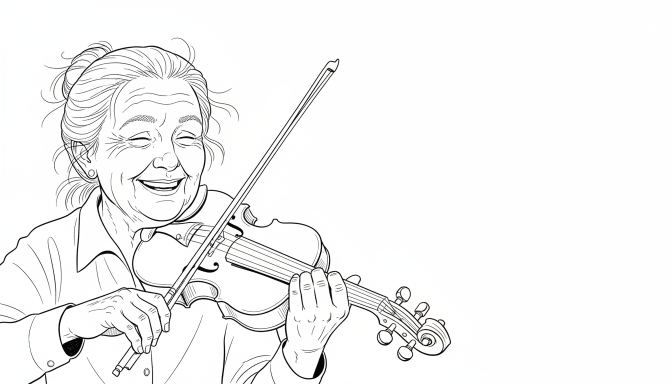
#> input picture dataset/panels/cu-line-1.png, 1344 x 768 px (shown at 1/2 size)
$ python ground_series.py build
#> lines starting #> are read from the running program, lines starting #| are printed output that depends on the picture
#!/usr/bin/env python3
"""Ground-value causal series (amendment A3) — variant builder + run driver.

`build`: derive the five ground-value variants of the base panel by global
linear luminance scale k ∈ {1.00, 0.90, 0.80, 0.65, 0.52}; write derived
recipe JSONs (source, transform verbatim, measured p90/black_frac) and copy
the source lineart layer per variant (a global value scale moves no geometry).

`run --engine E`: execute the 5 IDLE cells for one engine via gen_video.py
(frozen prompt path), metrics NOT run here (backfill with `metrics --engine E`
which writes to runs/metrics-ground/).
"""
import argparse
import json
import pathlib
import shutil
import subprocess
import sys

import numpy as np
from PIL import Image

HERE = pathlib.Path(__file__).resolve().parent
ROOT = HERE.parent
VENV_PY = pathlib.Path(__import__("os").environ.get("STILLDRAWN_PY", __import__("sys").executable))
if not VENV_PY.exists():   # pod execution (A2/A3): system python has the deps
    VENV_PY = pathlib.Path(sys.executable)

BASE = "cu-line-1"
KS = [1.00, 0.90, 0.80, 0.65, 0.52]
ENGINE_TAG = {"gen4_turbo": "gen4t", "gen4.5": "gen45", "h3-fal": "h3",
              "wan22": "wan22", "ltx23": "ltx23"}
RATIO = "1280:720"


def vid(k):
    return f"ground-{BASE}-v{int(round(k * 100)):03d}"


def p90_black(img):
    g = np.asarray(img.convert("L"), dtype=float) / 255.0
    return float(np.percentile(g, 90)), float((g < 0.1).mean())


def build():
    src = Image.open(ROOT / "dataset/panels" / f"{BASE}.png").convert("RGB")
#> src is the input picture: PIL image 1344x768 RGB; mean R, G, B 244.8, 244.9, 244.8
    for k in KS:
        arr = np.asarray(src, dtype=float) * k
        im = Image.fromarray(np.clip(arr, 0, 255).astype(np.uint8))
        pid = vid(k)
        im.save(ROOT / "dataset/panels" / f"{pid}.png")
        shutil.copy(ROOT / "dataset/lineart" / f"{BASE}-lines.png",
                    ROOT / "dataset/lineart" / f"{pid}-lines.png")
        p90, bf = p90_black(im)
        (ROOT / "dataset/recipes" / f"{pid}.json").write_text(json.dumps({
            "derived_from": BASE,
            "transform": f"global linear luminance scale: pixel' = clip(pixel * {k})",
            "amendment": "A3 (2026-08-13, ground-value causal series)",
            "engine": "derived", "date": "2026-08-13",
            "paper_white_p90": round(p90, 3), "black_frac": round(bf, 3),
            "lineart": f"copied from {BASE} (global value scale moves no geometry)",
        }, indent=1))
        print(f"{pid}: p90={p90:.3f} black_frac={bf:.3f}")
#> this loop made 5 passes
#> (p90, bf) on passes 1 to 5: (1, 0.0128), (0.898, 0.0136), (0.8, 0.0145), (0.647, 0.0159), (0.518, 0.0178)
#| ground-cu-line-1-v100: p90=1.000 black_frac=0.013
#| ground-cu-line-1-v090: p90=0.898 black_frac=0.014
#| ground-cu-line-1-v080: p90=0.800 black_frac=0.015
#| ground-cu-line-1-v065: p90=0.647 black_frac=0.016
#| ground-cu-line-1-v052: p90=0.518 black_frac=0.018
#> pass 2, in build, `arr = np.asarray(src, dtype=float) * k`:
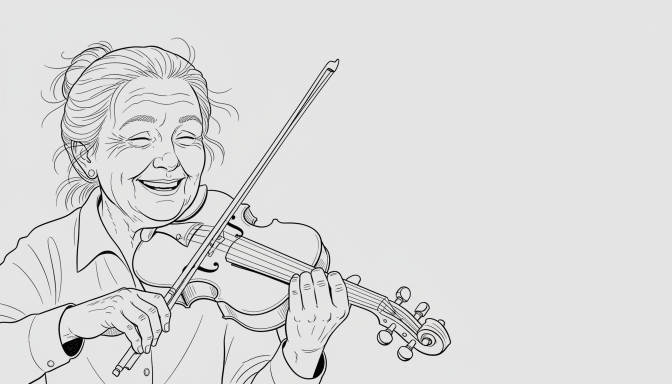
#> arr: shape (768, 1344, 3) float64 (shown at 1/2 size); mean R, G, B 220.4, 220.4, 220.3
#> after the loop:
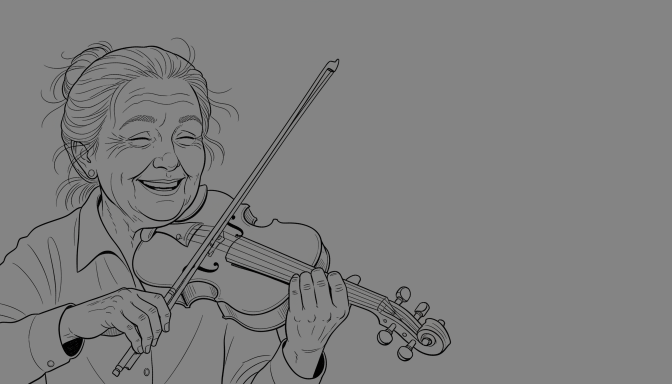
#> arr: shape (768, 1344, 3) float64 (shown at 1/2 size); mean R, G, B 127.3, 127.3, 127.3


def run(engine):
    tag = ENGINE_TAG[engine]
    for k in KS:
        pid = vid(k)
        cell = f"{pid}_idle_{tag}"
        out = ROOT / "runs" / engine / f"{cell}.mp4"
        if out.exists():
            print(f"skip {cell} (exists)")
            continue
        cmd = [str(VENV_PY), str(HERE / "gen_video.py"), "--engine", engine,
               "--panel", str(ROOT / "dataset/panels" / f"{pid}.png"),
               "--motion", "IDLE", "--cell-id", cell, "--ratio", RATIO]
        print(f"[A3] {cell}")
        subprocess.run(cmd, check=True)


def metrics(engine):
    tag = ENGINE_TAG[engine]
    mdir = ROOT / "runs/metrics-ground"
    mdir.mkdir(exist_ok=True)
    for k in KS:
        pid = vid(k)
        cell = f"{pid}_idle_{tag}"
        clip = ROOT / "runs" / engine / f"{cell}.mp4"
        mjson = mdir / f"{cell}.json"
        if not clip.exists() or mjson.exists():
            continue
        subprocess.run([str(VENV_PY), str(ROOT / "metrics/inkstab.py"), str(clip),
                        "--panel", str(ROOT / "dataset/panels" / f"{pid}.png"),
                        "--lineart", str(ROOT / "dataset/lineart" / f"{pid}-lines.png"),
                        "--out", str(mjson)], check=True, timeout=1800)
        print(f"metrics -> {mjson.name}")


if __name__ == "__main__":
    p = argparse.ArgumentParser()
    p.add_argument("mode", choices=["build", "run", "metrics"])
    p.add_argument("--engine")
    a = p.parse_args()
    if a.mode == "build":
        build()
    elif a.mode == "run":
        run(a.engine)
    else:
        metrics(a.engine)

$ run again, with dataset/panels/cu-line-2.png copied over dataset/panels/cu-line-1.png
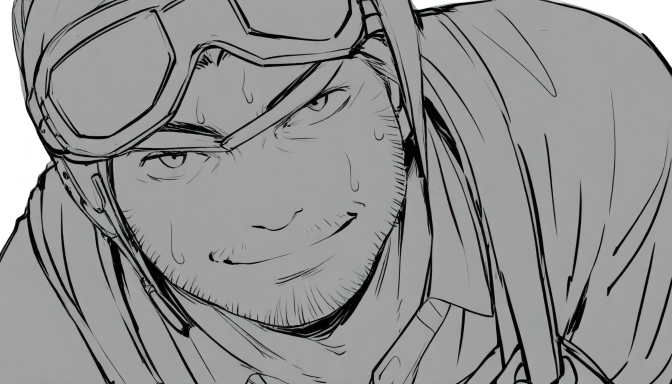
#> input picture dataset/panels/cu-line-2.png, 1344 x 768 px (shown at 1/2 size)
#> in build, src is the input picture: PIL image 1344x768 RGB; mean R, G, B 145.3, 146.2, 146
#> the loop in build, `for k in KS:` made 5 passes
#> (p90, bf) on passes 1 to 5: (0.635, 0.0771), (0.569, 0.0795), (0.506, 0.0823), (0.412, 0.0868), (0.329, 0.0927)
#> (printed output is left out)
#> pass 2, in build, `arr = np.asarray(src, dtype=float) * k`:
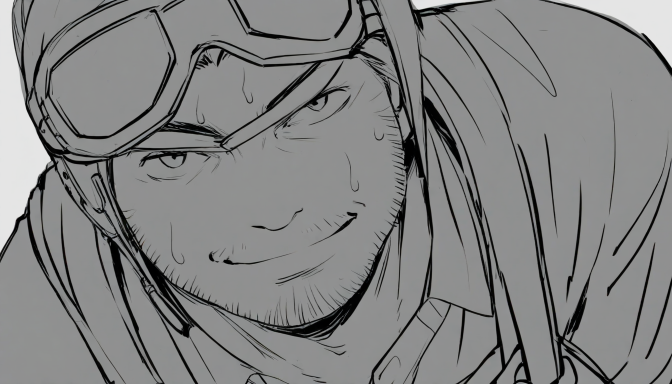
#> arr: shape (768, 1344, 3) float64 (shown at 1/2 size); mean R, G, B 130.8, 131.6, 131.4
#> after the loop in build, `for k in KS:`:
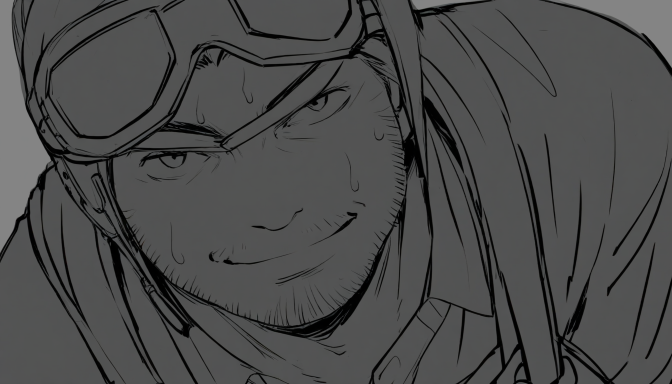
#> arr: shape (768, 1344, 3) float64 (shown at 1/2 size); mean R, G, B 75.6, 76, 75.9

$ run again, with dataset/panels/act-line-1.png copied over dataset/panels/cu-line-1.png
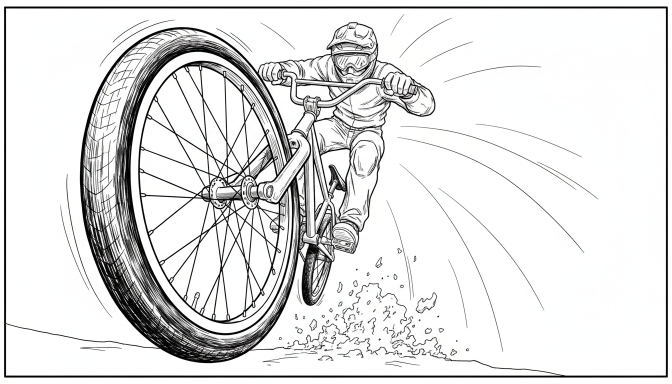
#> input picture dataset/panels/act-line-1.png, 1344 x 768 px (shown at 1/2 size)
#> in build, src is the input picture: PIL image 1344x768 RGB; mean R, G, B 225.6, 225.8, 225.7
#> the loop in build, `for k in KS:` made 5 passes
#> (p90, bf) on passes 1 to 5: (1, 0.0542), (0.898, 0.0568), (0.8, 0.0599), (0.647, 0.0648), (0.518, 0.071)
#> (printed output is left out)
#> pass 2, in build, `arr = np.asarray(src, dtype=float) * k`:
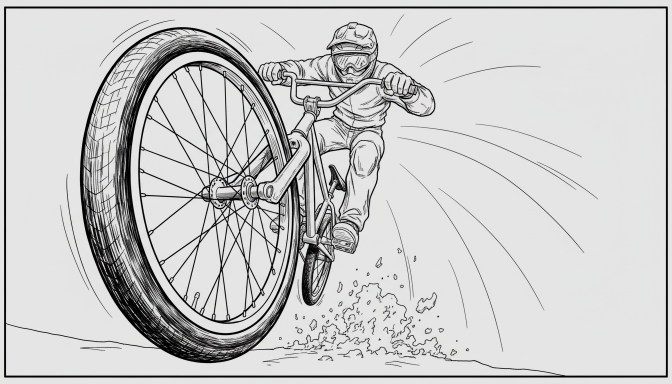
#> arr: shape (768, 1344, 3) float64 (shown at 1/2 size); mean R, G, B 203.1, 203.2, 203.1
#> after the loop in build, `for k in KS:`:
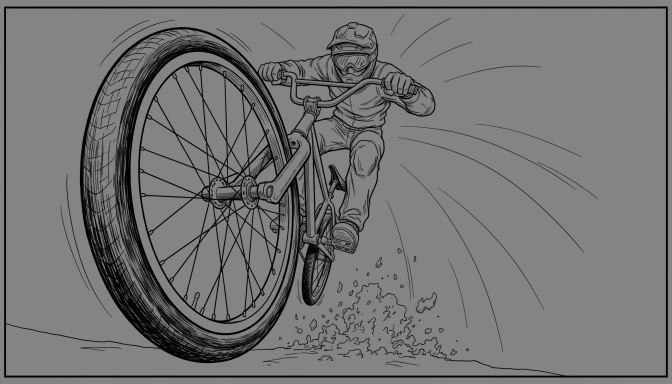
#> arr: shape (768, 1344, 3) float64 (shown at 1/2 size); mean R, G, B 117.3, 117.4, 117.3
